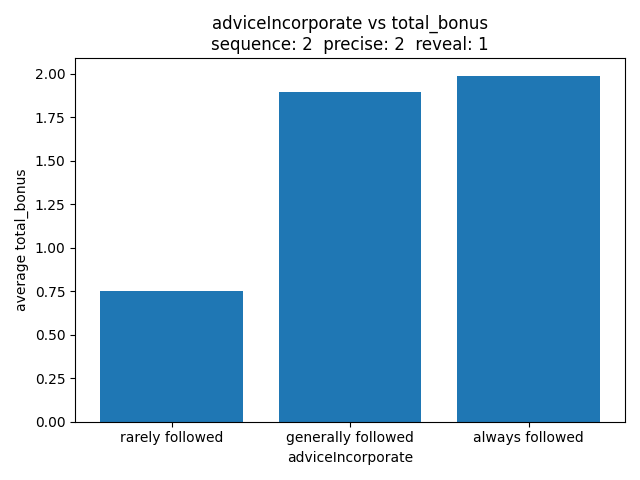

Write the Python code that produced this figure.
import pandas as pd
import matplotlib.pyplot as plt
import seaborn as sns

data = pd.read_csv("qualitative.csv")
seq = 2
prec = 2
rev = 1
data = data[(data['con.sequence'] == seq) & (data['con.precise'] == prec) & (data['con.reveal'] == rev)]

f1 = data[data["adviceIncorporate"] == "Did not follow the advice at all or only rarely"]
f2 = data[data["adviceIncorporate"] == "Generally followed the advice but deviated sometimes when I thought I had a better strategy"]
f3 = data[data["adviceIncorporate"] == "Always followed the AI advice closely"]


inco_average_dict = {
    "rarely followed": f1["total_bonus"].mean(),
    "generally followed": f2["total_bonus"].mean(), 
    "always followed": f3["total_bonus"].mean()
}

incokeys = list(inco_average_dict.keys())
incovalues = list(inco_average_dict.values())

plt.bar(incokeys, incovalues)
plt.title("adviceIncorporate vs total_bonus" + "\n" + f"sequence: {seq}  precise: {prec}  reveal: {rev}")
plt.xlabel("adviceIncorporate")
plt.ylabel("average total_bonus")
plt.tight_layout()

plt.show()
